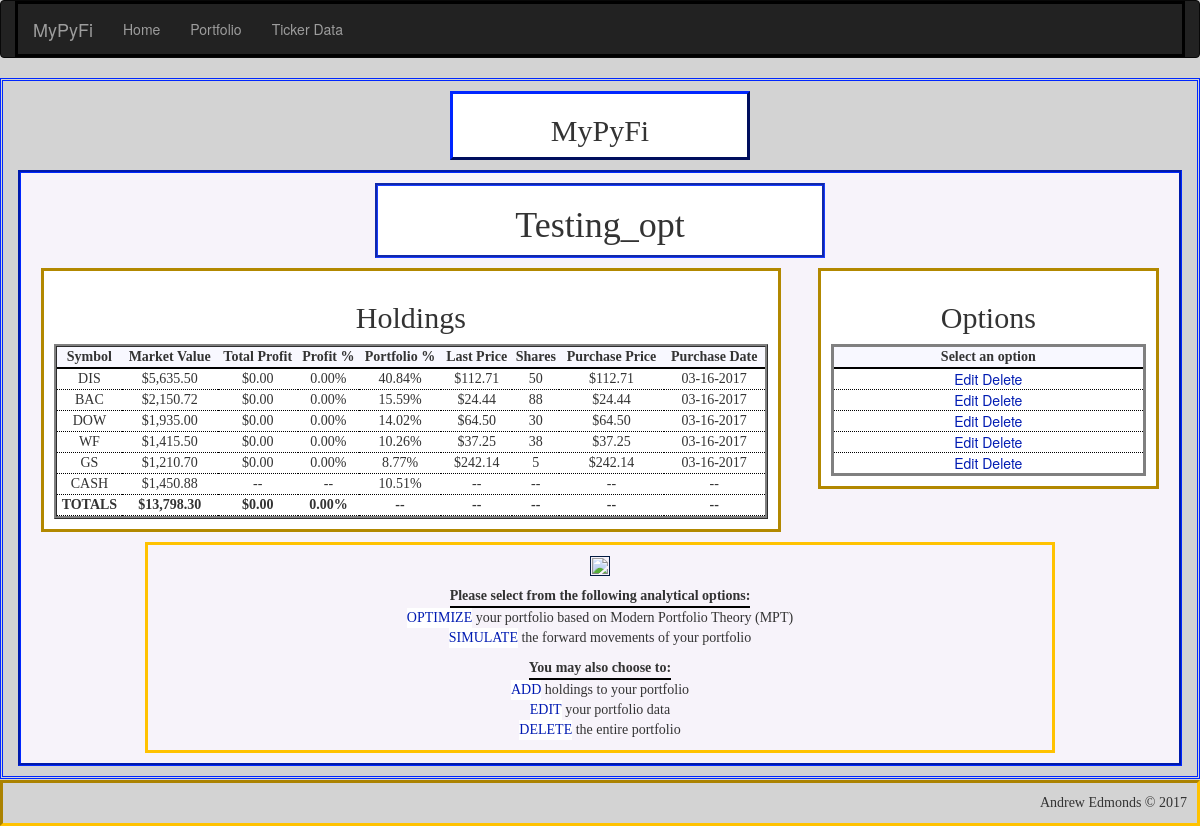
The page /portfolio/Testing_opt on the database its author committed.
### app/models.py (models this page shows, shortened)
class Portfolio(db.Model):
    __tablename__ = 'portfolios'
    id = db.Column(db.Integer, primary_key=True, autoincrement=True)
    name = db.Column(db.String(25), unique=True)    # name of portfolio
    cash = db.Column(db.Float)                      # cash holdings within portfolio
    market_value = db.Column(db.Float)              # market value of all holdings + cash
    total_profit = db.Column(db.Float)              # total profits of all holdings
    invested = db.Column(db.Float)                  # total amount invested into holdings - excludes cash holding
    profit_percent = db.Column(db.Float)            # percent return on current amount invested - excludes cash holding
    num_holdings = db.Column(db.Integer)            # total number of holdings in portfolio - excludes cash holding
    holdings = db.relationship('Holding', backref='portfolio', lazy='dynamic')

class Holding(db.Model):
    __tablename__ = 'holdings'
    id = db.Column(db.Integer, primary_key=True, autoincrement=True)
    symbol = db.Column(db.String(6))            # stock symbol
    shares = db.Column(db.Integer)              # number of shares held
    market_value = db.Column(db.Float)          # market value of holding
    purch_date = db.Column(db.Date)             # date holding was purchased
    purch_price = db.Column(db.Float)           # share price on purchase date
    last_price = db.Column(db.Float)            # most recent price from pandas_dataframe module
    total_profit = db.Column(db.Float)          # total profits of holding ($)
    profit_percent = db.Column(db.Float)        # percent profit based on initial amount invested
    portfolio_percent = db.Column(db.Float)     # percent holding makes up of overall portfolio
    last_updated = db.Column(db.String)         # date holding's last_price attribute was updated
    portfolio_id = db.Column(db.Integer, db.ForeignKey('portfolios.id'))

### app/main/views.py (the view)
@main.route('/portfolio/<name>', methods=['GET', 'POST'])
def portfolio(name):
    portfolio = Portfolio.query.filter_by(name=name).first()
    if portfolio is None:
        abort(404)
    else:
        session['portfolio'] = str(portfolio.name)
    holding_data = portfolio.holdings.order_by(Holding.portfolio_percent.desc()).all()
    PortfolioPlot(portfolio)
    return render_template('portfolio/portfolio.html', name=name, holding_data=holding_data, cash=portfolio.cash)

### app/templates/portfolio/portfolio.html (shortened to what this page needs)
{% extends "base-detailed.html" %}
{% import "bootstrap/wtf.html" as wtf %}
{% block page_title %}
<h2>
    <center>MyPyFi</center>
</h2>
{% endblock %}
{% block main_title %}
<h1>{{ name }}</h1>
{% endblock %}
{% block main_focus %}
{% if not holding_data|count > 0 %}
<h1>
    <center>No Holdings Found!</center>
</h1>
<p>
<center>There are no holdings saved in the portfolio {{ name }}</center></p>
{% else %}
<h2>
    <center>Holdings</center>
</h2>
<table style="width:100%" id="portfolio_table">
    <tr>
        <th>
            <center>Symbol</center>
        </th>
        <th>
            <center>Market Value</center>
        </th>
        <th>
            <center>Total Profit</center>
        </th>
        <th>
            <center>Profit %</center>
        </th>
        <th>
            <center>Portfolio %</center>
        </th>
        <th>
            <center>Last Price</center>
        </th>
        <th>
            <center>Shares</center>
        </th>
        <th>
            <center>Purchase Price</center>
        </th>
        <th>
            <center>Purchase Date</center>
        </th>
    </tr>
    {% for holding in holding_data %}
    <tr>
        <td>
            <center>{{ holding["symbol"] | upper }}</center>
        </td>
        <td>
            <center>{{ "${:,.2f}".format(holding["last_price"]*holding["shares"]) }}</center>
        </td>
        <td>
            <center>{{ "${:,.2f}".format(holding["total_profit"]) }}</center>
        </td>
        <td>
            <center>{{ "{0:.2f}%".format(holding["profit_percent"]*100) }}</center>
        </td>
        <td>
            <center>{{ "{0:.2f}%".format(holding["portfolio_percent"]*100) }}</center>
        </td>
        <td>
            <center>{{ "${:,.2f}".format(holding["last_price"]) }}</center>
        </td>
        <td>
            <center>{{ holding["shares"] }}</center>
        </td>
        <td>
            <center>{{ "${:,.2f}".format(holding["purch_price"]) }}</center>
        </td>
        <td>
            <center>{{ "{:%m-%d-%Y}".format(holding["purch_date"]) }}</center>
        </td>
    </tr>
    {% endfor %}
    <tr id="cash_row">
        <td>
            <center>CASH</center>
        </td>
        <td>
            <center>{{ "${:,.2f}".format(cash) }}</center>
        </td>
        <td>
            <center>--</center>
        </td>
        <td>
            <center>--
            </center>
        </td>
        <td>
            <center>{{
                "{0:.2f}%".format(100*cash/(holding_data|sum(attribute="market_value")+cash))
                }}
            </center>
        </td>
        <td>
            <center>--
            </center>
        </td>
        <td>
            <center>--
            </center>
        </td>
        <td>
            <center>--
            </center>
        </td>
        <td>
            <center>--
            </center>
        </td>
    </tr>
    <tr id="focus_total_row">
        <td>
            <center>TOTALS</center>
        </td>
        <td>
            <center>{{ "${:,.2f}".format(cash + holding_data|sum(attribute="market_value")) }}</center>
        </td>
        <td>
            <center>{{ "${:,.2f}".format(holding_data|sum(attribute="total_profit")) }}</center>
        </td>
        <td>
            <center>{{
                "{0:.2f}%".format(100*holding_data|sum(attribute="total_profit")/holding_data|sum(attribute="market_value"))
                }}
            </center>
        </td>
        <td>
            <center>--
            </center>
        </td>
        <td>
            <center>--
            </center>
        </td>
        <td>
            <center>--
            </center>
        </td>
        <td>
            <center>--
            </center>
        </td>
        <td>
            <center>--
            </center>
        </td>
    </tr>
</table>
{% endif %}
{% endblock %}
{% block main_options %}
{% if not holding_data|count > 0 %}
<h1>
    <center>No Holdings Found!</center>
</h1>
<p>
<center>There are no holdings saved in the portfolio {{ name }}</center></p>
{% else %}
<h2>
    <center>Options</center>
</h2>
<table style="width:100%" id="options_table">
    <tr>
        <th>
            <center>Select an option</center>
        </th>
    </tr>
    {% for holding in holding_data %}
    <tr>
        <td>
            <a class="button"
               href="{{ url_for('main.holding_edit', name=name, symbol=holding['symbol'], holding_id = holding['id'])}}">Edit</a>
            <a class="button"
               href="{{ url_for('main.holding_delete_ask', name=name, symbol=holding['symbol'], holding_id = holding['id'])}}">Delete</a>
        </td>
    </tr>
    {% endfor %}
</table>
{% endif %}
{% endblock %}
{% block verbage %}
<img src="{{ url_for('static',filename='portfolio_plot.png') }}">
<table style="width:100%" id="verbage_action_table">
    <tr>
        <th>
            <center>Please select from the following analytical options:</center>
        </th>
    </tr>
    <tr>
        <td>
            <a class="button" href="{{ url_for('main.portfolio_optimal_ask', name=name) }}">OPTIMIZE</a>
            your portfolio based on Modern Portfolio Theory (MPT)
        </td>
    </tr>
    <tr>
        <td>
            <a class="button" href="{{ url_for('main.portfolio_simulate_ask', name=name) }}">SIMULATE</a>
            the forward movements of your portfolio
        </td>
    </tr>
</table>
<table style="width:100%" id="verbage_edit_table">
    <tr>
        <th>
            <center>You may also choose to:</center>
        </th>
    </tr>
    <tr>
        <td>
            <a class="button" href="{{ url_for('main.holding_add', name=name) }}">ADD</a>
            holdings to your portfolio
        </td>
    </tr>
    <tr>
        <td>
            <a class="button" href="{{ url_for('main.portfolio_edit', name=name) }}">EDIT</a>
            your portfolio data
        </td>
    </tr>
    <tr>
        <td>
            <a class="button" href="{{ url_for('main.portfolio_delete_ask', name=name) }}">DELETE</a> the entire
            portfolio
        </td>
    </tr>
</table>
{% endblock %}

### app/templates/base-detailed.html (shortened to what this page needs)
{% extends "base.html" %}
{% block head %}
{{ super() }}
<link rel="stylesheet" href="{{ url_for('static',filename='css/style_main.css') }}" type="text/css">
{% endblock %}
{% block main_content %}
<div class="title" id="title">
    {% block page_title %}Page title{% endblock %}
</div>
<div class="container" id="main">
    <div class="title" id="main-title">
        {% block main_title %}Main Title{% endblock %}
    </div>
    <div class="container" id="main-focus">
        {% block main_focus %}Main focus{% endblock %}
    </div>
    <div class="container" id="main-options">
        {% block main_options %}main options{% endblock %}
    </div>
    <div class="container" id="verbage">
        {% block verbage %}verbage{% endblock %}
    </div>
</div>
{% endblock %}

### app/templates/base.html (shortened to what this page needs)
{% extends "bootstrap/base.html" %}
{% block head %}
{{ super() }}
{% endblock %}
{% block navbar %}
<div class="navbar navbar-inverse" role="navigation">
    <div class="container">
        <div class="navbar-header">
            <a class="navbar-brand" href="/">MyPyFi</a>
        </div>
        <div class="navbar-collapse collapse">
            <ul class="nav navbar-nav">
                <li><a href="/">Home</a></li>
                <li><a href="{{ url_for('main.portfolio_main') }}">Portfolio</a></li>
                <li><a href="{{ url_for('main.ticker_data') }}">Ticker Data</a></li>
            </ul>
        </div>
    </div>
</div>
{% endblock %}
{% block content %}
<div class="container" id="complete">
    {% block main_content %}{% endblock %}
</div>
{% block footer %}
<div class="footer" id="footer">
    Andrew Edmonds &copy; 2017
</div>
{% endblock %}
{% endblock %}

### app/static/css/style_main.css (style rules this page uses)
body { background-color: lightgray; }
.title { border-style: ridge; margin-left: auto; margin-right: auto; font-family: "Agency FB"; text-align: center; vertical-align: middle; }
.container { border-style: solid; border-color: black; }
#complete { border-color: #0027FF; border-style: double; margin: auto; padding-top: 10px; padding-bottom: 10px; width: 100%; min-height: 85vh; min-height: 550px; }
#main .container { padding: 10px; }
#title { border-color: #001BB2; border-style: outset; width: 300px; vertical-align: middle; background-color: white; }
#main { background-color: #F7F3FA; border-style: groove; border-color: #0027FF; padding: 10px; margin-top: 10px; margin-left: auto; margin-right: auto; width: 100%; }
#main h2 { font-family: "Palatino Linotype"; }
#main th { font-family: "Bitstream Vera Sans Mono"; border-bottom: 2pt solid black; }
#main-title { border-color: #193CFF; border-style: groove; margin-left: auto; margin-right: auto; width: 450px; height: 75px; background-color: white; }
#main-focus { background-color: white; border-color: #B28800; border-style: solid; margin: 10px; margin-right: auto; width: 65%; float: left; }
#portfolio_table { border-collapse: separate; border-style: ridge; background-color: #F4F1F7; }
#main-focus th { background-color: ghostwhite; }
#main-focus td { font-family: "Felix Titling"; border-bottom: 1pt dotted black; background-color: white; }
#focus_total_row { font-weight: bold; }
#main-options { background-color: white; border-color: #B28800; border-style: solid; margin: 10px; margin-left: 10px; margin-right: 10px; width: 30%; float: right; }
#options_table { text-align: center; border-style: solid; background-color: #F4F1F7; }
#main-options th { background-color: ghostwhite; }
#main-options td { font-family: Verdana, "Helvetica Neue", Arial, Helvetica, Geneva, sans-serif; border-bottom: 1pt dotted black; background-color: white; }
#verbage { border-color: #FFC200; border-style: solid; margin-left: auto; margin-right: auto; padding: 10px; width: 80%; min-height: 100px; clear: both; text-align: center; vertical-align: middle; font-family: "Fira Code"; }
#footer { border-style: inset; border-color: #FFC200; margin-top: 1px; padding: 10px; text-align: right; vertical-align: bottom; font-family: "Trebuchet MS"; clear: both; }
#verbage th { display: inline-block; }
.button { background-color: white; color: #001BB2; border: thin; text-align: center; text-decoration: none; display: inline-block; cursor: pointer; }
img { padding:1px; border:1px solid #021a40; }

### rows shown on the page
Portfolio: name "Testing_opt", cash "$1,450.88"
Holding: symbol "DIS", holding['last_price']*holding['shares'] "$5,635.50", total_profit "$0.00", holding['profit_percent']*100 "0.00%", holding['portfolio_percent']*100 "40.84%", last_price "$112.71", shares "50", purch_price "$112.71", purch_date "03-16-2017"
Holding: symbol "BAC", holding['last_price']*holding['shares'] "$2,150.72", total_profit "$0.00", holding['profit_percent']*100 "0.00%", holding['portfolio_percent']*100 "15.59%", last_price "$24.44", shares "88", purch_price "$24.44", purch_date "03-16-2017"
Holding: symbol "DOW", holding['last_price']*holding['shares'] "$1,935.00", total_profit "$0.00", holding['profit_percent']*100 "0.00%", holding['portfolio_percent']*100 "14.02%", last_price "$64.50", shares "30", purch_price "$64.50", purch_date "03-16-2017"
Holding: symbol "WF", holding['last_price']*holding['shares'] "$1,415.50", total_profit "$0.00", holding['profit_percent']*100 "0.00%", holding['portfolio_percent']*100 "10.26%", last_price "$37.25", shares "38", purch_price "$37.25", purch_date "03-16-2017"
Holding: symbol "GS", holding['last_price']*holding['shares'] "$1,210.70", total_profit "$0.00", holding['profit_percent']*100 "0.00%", holding['portfolio_percent']*100 "8.77%", last_price "$242.14", shares "5", purch_price "$242.14", purch_date "03-16-2017"

### other values the page prints
{{ "${:,.2f}".format(cash + holding_data|sum(attribute="market_value")) }} "$13,798.30"
{{ "${:,.2f}".format(holding_data|sum(attribute="total_profit")) }} "$0.00"
